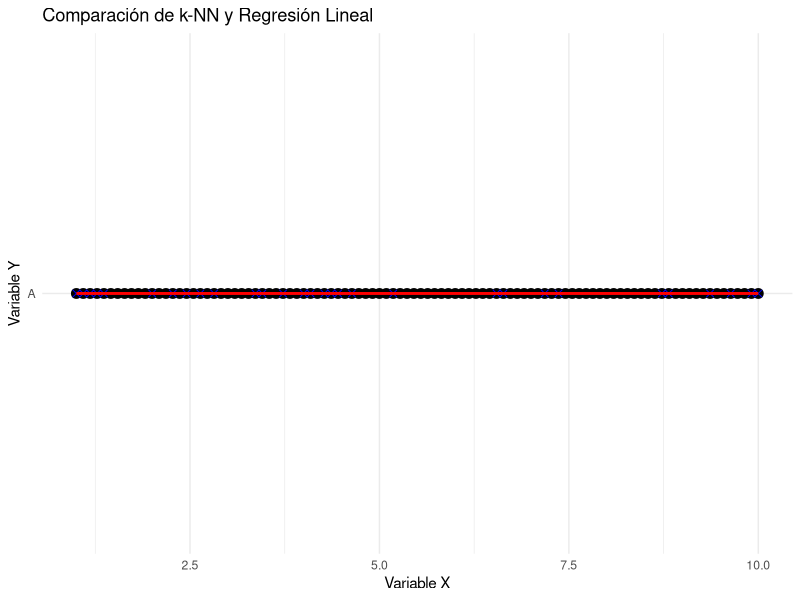

R code for this plot:
# Cargar paquetes necesarios
library(class)
library(ggplot2)
# Generar datos de ejemplo
set.seed(123)
n <- 100 # Número de puntos de datos
k <- 5 # Número de vecinos cercanos
x <- seq(1, 10, length.out = n)
y <- as.factor(ifelse(2 * x + rnorm(n, mean = 0, sd = 2) > 0, "A", "B")) # Variable categórica
# Cargar paquetes necesarios
library(class)
library(ggplot2)
# Generar datos de ejemplo
set.seed(123)
n <- 100 # Número de puntos de datos
k <- 5 # Número de vecinos cercanos
x <- seq(1, 10, length.out = n)
y <- as.factor(ifelse(2 * x + rnorm(n, mean = 0, sd = 2) > 0, "A", "B")) # Variable categórica
# Crear el dataframe de datos
data <- data.frame(x, y)
# Dividir los datos en conjunto de entrenamiento y conjunto de prueba
train_indices <- sample(1:n, size = 0.7 * n, replace = FALSE)
train_data <- data[train_indices, ]
test_data <- data[-train_indices, ]
# Entrenar el modelo k-NN
knn_model <- knn(train = as.matrix(train_data[, "x"]), test = as.matrix(test_data[, "x"]), cl = train_data[, "y"], k = k)
# Entrenar el modelo de regresión lineal
lm_model <- lm(y ~ x, data = train_data)
# Predecir valores usando k-NN
knn_predictions <- knn(train = as.matrix(train_data[, "x"]), test = as.matrix(test_data[, "x"]), cl = train_data[, "y"], k = k)
# Predecir valores usando regresión lineal
lm_predictions <- predict(lm_model, newdata = test_data)
# Calcular el error cuadrado medio (MSE) para k-NN y regresión lineal
knn_mse <- mean((knn_predictions - test_data$y)^2)
lm_mse <- mean((lm_predictions - test_data$y)^2)
cat("Error cuadrado medio (MSE) de k-NN:", knn_mse, "\n")
cat("Error cuadrado medio (MSE) de regresión lineal:", lm_mse, "\n")
# Crear una visualización de los resultados
ggplot(data, aes(x = x, y = factor(y))) + geom_point(size = 3) + 
  geom_point(data = test_data, aes(y = knn_predictions), color = "blue", size
             = 2, shape = 4) + geom_line(data = test_data, aes(y = lm_predictions), color 
                                         = "red", size = 1) + labs(x = "Variable X", y = "Variable Y", title = 
                                                                     "Comparación de k-NN y Regresión Lineal") + theme_minimal()
